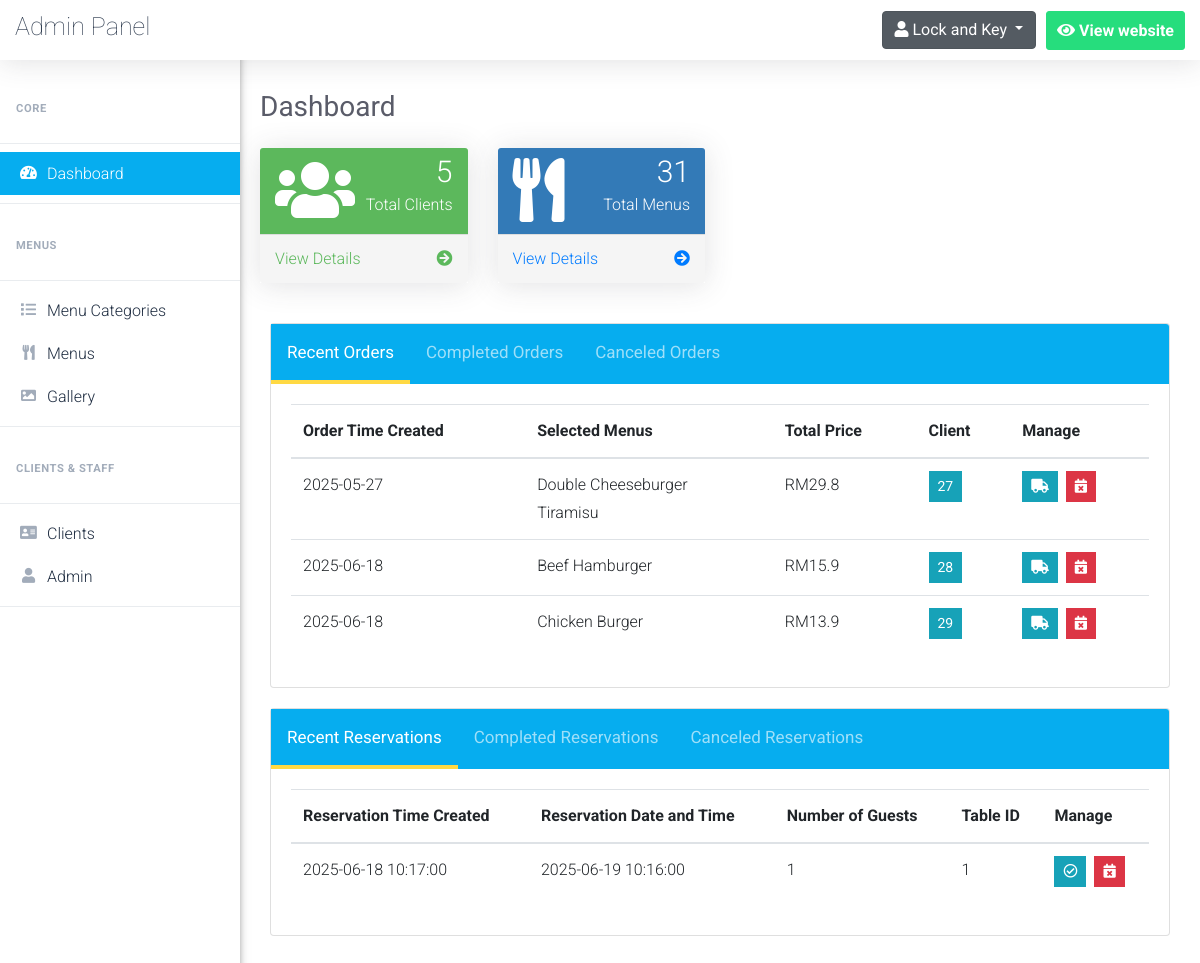
/admin/dashboard.php (signed in), run on an earlier commit of the app's database.
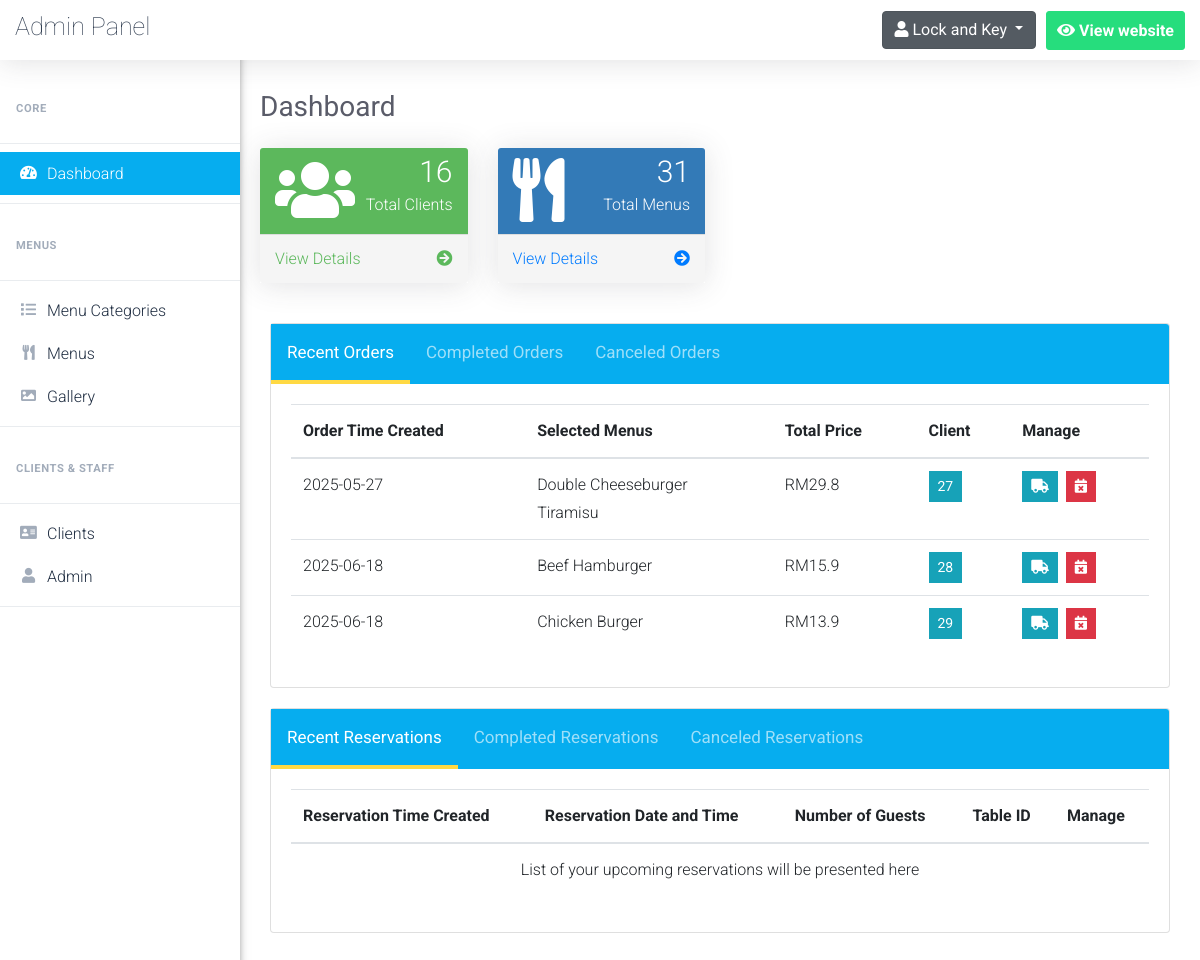
And on a later commit of the database.
### tables this page shows
CREATE TABLE `placed_orders` (
  `order_id` int(5) NOT NULL,
  `order_time` date NOT NULL,
  `client_id` int(5) NOT NULL,
  `delivery_address` varchar(255) NOT NULL,
  `delivered` tinyint(1) NOT NULL DEFAULT 0,
  `canceled` tinyint(1) NOT NULL DEFAULT 0,
  `cancellation_reason` varchar(255) DEFAULT NULL
);

CREATE TABLE `clients` (
  `client_id` int(5) NOT NULL,
  `client_name` varchar(50) NOT NULL,
  `client_phone` varchar(50) NOT NULL,
  `client_email` varchar(100) NOT NULL
);

CREATE TABLE `reservations` (
  `reservation_id` int(5) NOT NULL,
  `date_created` datetime NOT NULL,
  `client_id` int(5) NOT NULL,
  `selected_time` datetime NOT NULL,
  `nbr_guests` int(2) NOT NULL,
  `table_id` int(3) NOT NULL,
  `liberated` tinyint(1) NOT NULL DEFAULT 0,
  `canceled` tinyint(1) NOT NULL DEFAULT 0,
  `cancellation_reason` text DEFAULT NULL
);

### admin/dashboard.php (the view, shortened to what the changed rows need)
<?php
    include 'connect.php';
    include 'Includes/functions/functions.php';
    include 'Includes/templates/header.php';
    if(isset($_SESSION['username_restaurant_qRewacvAqzA']) && isset($_SESSION['password_restaurant_qRewacvAqzA']))
    {
    	include 'Includes/templates/navbar.php';
    	?>
<div class="row">
    <div class="col-sm-6 col-lg-3">
        <div class="panel panel-green">
            <div class="panel-heading">
                <div class="row">
                    <div class="col-sm-3">
                        <i class="fa fa-users fa-4x"></i>
                    </div>
                    <div class="col-sm-9 text-right">
                        <div class="huge"><span><?php echo countItems("client_id", "clients"); ?></span></div>
                        <div>Total Clients</div>
                    </div>
                </div>
            </div>
            <a href="clients.php">
                <div class="panel-footer">
                    <span class="pull-left">View Details</span>
                    <span class="pull-right"><i class="fa fa-arrow-circle-right"></i></span>
                    <div class="clearfix"></div>
                </div>
            </a>
        </div>
    </div>
    <div class="col-sm-6 col-lg-3">
        <div class="panel panel-primary">
            <div class="panel-heading">
                <div class="row">
                    <div class="col-sm-3">
                        <i class="fas fa-utensils fa-4x"></i>
                    </div>
                    <div class="col-sm-9 text-right">
                        <div class="huge"><span><?php echo countItems("menu_id", "menus"); ?></span></div>
                        <div>Total Menus</div>
                    </div>
                </div>
            </div>
            <a href="menus.php">
                <div class="panel-footer">
                    <span class="pull-left">View Details</span>
                    <span class="pull-right"><i class="fa fa-arrow-circle-right"></i></span>
                    <div class="clearfix"></div>
                </div>
            </a>
        </div>
    </div>
</div>
            <div class="card" style = "margin: 20px 10px">
                <div class="card-header tab" style="padding:0px;">
                    <button class="tablinks_orders active" onclick="openTab(event, 'recent_orders','tabcontent_orders','tablinks_orders')">Recent Orders</button>
                    <button class="tablinks_orders" onclick="openTab(event, 'completed_orders','tabcontent_orders','tablinks_orders')">Completed Orders</button>
                    <button class="tablinks_orders" onclick="openTab(event, 'canceled_orders','tabcontent_orders','tablinks_orders')">Canceled Orders</button>
                </div>
                <div class="card-body">
                    <div class='responsive-table'>
                        <table class="table X-table tabcontent_orders" id="recent_orders" style="display:table">
                            <thead>
                                <tr>
                                    <th>
                                        Order Time Created
                                    </th>
                                    <th>
                                        Selected Menus
                                    </th>
                                    <th>
                                        Total Price
                                    </th>
                                    <th>
                                        Client
                                    </th>
                                    <th>
                                        Manage
                                    </th>
                                </tr>
                            </thead>
                            <tbody>
                                <?php
                                    $stmt = $con->prepare("SELECT *
                                                    FROM placed_orders po , clients c
                                                    where
                                                        po.client_id = c.client_id
                                                    and canceled = 0
                                                    and delivered = 0
                                                    order by order_time;
                                                    ");
                                    $stmt->execute();
                                    $placed_orders = $stmt->fetchAll();
                                    $count = $stmt->rowCount();
                                    if($count == 0)
                                    {
                                        echo "<tr>";
                                            echo "<td colspan='5' style='text-align:center;'>";
                                                echo "List of your recent orders will be presented here";
                                            echo "</td>";
                                        echo "</tr>";
                                    }
                                    else
                                    {
                                        foreach($placed_orders as $order)
                                        {
                                            echo "<tr>";
                                                echo "<td>";
                                                    echo $order['order_time'];
                                                echo "</td>";
                                                echo "<td>";
                                                    $stmtMenus = $con->prepare("SELECT menu_name, quantity, menu_price
                                                            from menus m, in_order in_o
                                                            where m.menu_id = in_o.menu_id
                                                            and order_id = ?");
                                                    $stmtMenus->execute(array($order['order_id']));
                                                    $menus = $stmtMenus->fetchAll();
                                                    $total_price = 0;
                                                    foreach($menus as $menu)
                                                    {
                                                        echo "<span style = 'display:block'>".$menu['menu_name']."</span>";
                                                        $total_price += ($menu['menu_price']*$menu['quantity']);
                                                    }
                                                echo "</td>";
                                                echo "<td>";
                                                    echo "RM".$total_price;
                                                echo "</td>";
                                                echo "<td>";
                                                    ?>
                                                        <button class="btn btn-info btn-sm rounded-0" type="button" data-toggle="modal" data-target="#<?php echo "client_".$order['client_id']; ?>" data-placement="top">
                                                            <?php echo $order['client_id']; ?>
                                                        </button>
                                                    <?php
                                                echo "</td>";
                                                echo "<td>";
                                                    $cancel_data = "cancel_order".$order["order_id"];
                                                    $deliver_data = "deliver_order".$order["order_id"];
                                                    ?>
                                                    <ul class="list-inline m-0">
                                                        <li class="list-inline-item" data-toggle="tooltip" title="Deliver Order">
                                                            <button class="btn btn-info btn-sm rounded-0" type="button" data-toggle="modal" data-target="#<?php echo $deliver_data; ?>" data-placement="top">
                                                                <i class="fas fa-truck"></i>
                                                            </button>
                                                        </li>
                                                        <li class="list-inline-item" data-toggle="tooltip" title="Cancel Order">
                                                            <button class="btn btn-danger btn-sm rounded-0" type="button" data-toggle="modal" data-target="#<?php echo $cancel_data; ?>" data-placement="top">
                                                                <i class="fas fa-calendar-times"></i>
                                                            </button>
                                                        </li>
                                                    </ul>
                                                    <?php
                                                echo "</td>";
                                            echo "</tr>";
                                        }
                                    }
                                ?>
                            </tbody>
                        </table>
                    </div>
                </div>
            </div>
            <div class="card" style = "margin: 20px 10px">
                <div class="card-header tab" style="padding:0px;">
                    <button class="tablinks_reservations active" onclick="openTab(event, 'recent_reservations','tabcontent_reservations','tablinks_reservations')">Recent Reservations</button>
                    <button class="tablinks_reservations" onclick="openTab(event, 'completed_reservations','tabcontent_reservations','tablinks_reservations')">Completed Reservations</button>
                    <button class="tablinks_reservations" onclick="openTab(event, 'canceled_reservations','tabcontent_reservations','tablinks_reservations')">Canceled Reservations</button>
                </div>
                <div class="card-body">
                    <div class='responsive-table'>
                        <table class="table X-table tabcontent_reservations" id="recent_reservations" style="display:table">
                            <thead>
                                <tr>
                                    <th>
                                        Reservation Time Created
                                    </th>
                                    <th>
                                        Reservation Date and Time
                                    </th>
                                    <th>
                                        Number of Guests
                                    </th>
                                    <th>
                                        Table ID
                                    </th>
                                    <th>
                                        Manage
                                    </th>
                                </tr>
                            </thead>
                            <tbody>
                                <?php
                                    $stmt = $con->prepare("SELECT *
                                                    FROM reservations
                                                    where
                                                        selected_time > ? and canceled = 0
                                                    ");
                                    $timestamp = time();
                                    $formatted_time = date('y-m-d h:i:s', $timestamp);
                                    $stmt->execute(array($formatted_time));
                                    $reservations = $stmt->fetchAll();
                                    $count = $stmt->rowCount();
                                    if($count == 0)
                                    {
                                        echo "<tr>";
                                            echo "<td colspan='5' style='text-align:center;'>";
                                                echo "List of your upcoming reservations will be presented here";
                                            echo "</td>";
                                        echo "</tr>";
                                    }
                                    else
                                    {
                                        foreach($reservations as $reservation)
                                        {
                                            echo "<tr>";
                                                echo "<td>";
                                                    echo $reservation['date_created'];
                                                echo "</td>";
                                                echo "<td>";
                                                    echo $reservation['selected_time'];
                                                echo "</td>";
                                                echo "<td>";
                                                    echo $reservation['nbr_guests'];
                                                echo "</td>";
                                                echo "<td>";
                                                    echo $reservation['table_id'];
                                                echo "</td>";
                                                echo "<td>";
                                                    $cancel_data_reservation = "cancel_reservation".$reservation["reservation_id"];
                                                    $liberate_data = "liberate_table".$reservation["reservation_id"];
                                                    ?>
                                                    <ul class="list-inline m-0">
                                                        <li class="list-inline-item" data-toggle="tooltip" title="Liberate Table">
                                                            <button class="btn btn-info btn-sm rounded-0" type="button" data-toggle="modal" data-target="#<?php echo $liberate_data; ?>" data-placement="top">
                                                                <i class="far fa-check-circle"></i>
                                                            </button>
                                                        </li>
                                                        <li class="list-inline-item" data-toggle="tooltip" title="Cancel Reservation">
                                                            <button class="btn btn-danger btn-sm rounded-0" type="button" data-toggle="modal" data-target="#<?php echo $cancel_data_reservation; ?>" data-placement="top">
                                                                <i class="fas fa-calendar-times"></i>
                                                            </button>
                                                        </li>
                                                    </ul>
                                                    <?php
                                                echo "</td>";
                                            echo "</tr>";
                                        }
                                    }
                                ?>
                            </tbody>
                        </table>
                    </div>
                </div>
            </div>
        <?php
    	include 'Includes/templates/footer.php';
    }
    else
    {
    	header("Location: index.php");
    	exit();
    }
?>

What changed in the data, as far as the page shows it:
no longer on this page (row edited): reservations: date_created "2025-06-18 10:17:00", selected_time "2025-06-19 10:16:00", nbr_guests "1", table "1"
Also different on the page:
countItems("client_id", "clients"): "5" → "16"
text now shown: "List of your upcoming reservations will be presented here"
